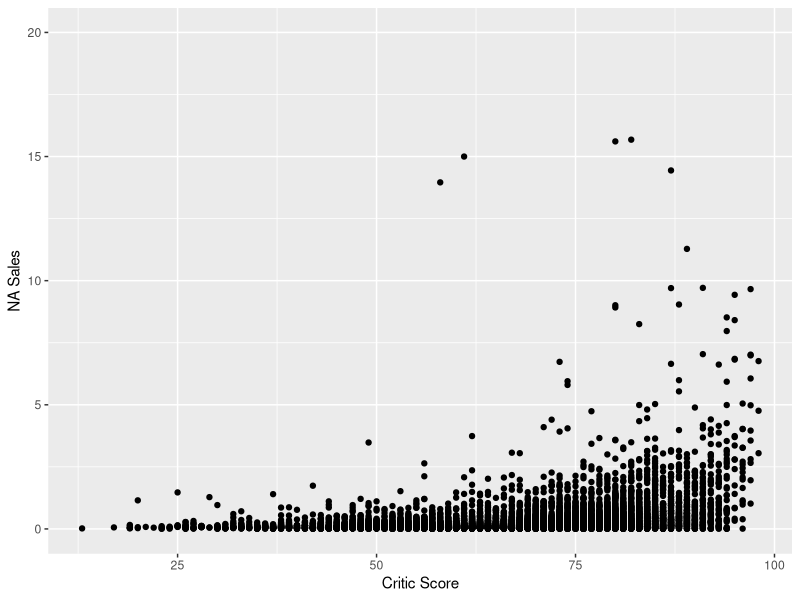

This chart was generated by the following R code:
## ---- chunk 1
#Loading Libraries
library(tidyverse)

#Loading Dataset
vgs <- read.csv('replaced variables.csv')

#Transforming variables to appropriate data types
vgs$NA_Sales<-as.numeric(vgs$NA_Sales)
vgs$EU_Sales<-as.numeric(vgs$EU_Sales)
vgs$JP_Sales<-as.numeric(vgs$JP_Sales)
vgs$Other_Sales<-as.numeric(vgs$Other_Sales)
vgs$Platform <- as.factor(vgs$Platform)
vgs$Publisher <- as.factor(vgs$Genre)
vgs$Genre <- as.factor(vgs$Genre)
vgs$Developer <- as.factor(vgs$Developer)
vgs$Rating <- as.factor(vgs$Rating)
vgs$Year_of_Release <- as.factor(vgs$Year_of_Release)
vgs$User_Score <- as.numeric(vgs$User_Score)
vgs$Name <- as.character(vgs$Name)
vgs$User_Score <- vgs$User_Score * 10

#Replacing empty entries with NA
vgs$Rating[vgs$Rating %in% c("")]<- NA
vgs$Rating <-factor(vgs$Rating)
vgs$Developer[vgs$Developer %in% c("")]<- NA
vgs$Developer <-factor(vgs$Developer)
vgs$Genre[vgs$Genre %in% c("")]<- NA
vgs$Genre <-factor(vgs$Genre)
## ---- chunk 2
summary(vgs$NA_Sales, na.rm = TRUE) # summarize the variable NA_Sales
sd(vgs$NA_Sales, na.rm = TRUE) # find the standard deviation
IQR(vgs$NA_Sales, na.rm = TRUE) # find the IQR
## ---- chunk 3

## ---- chunk 4

## ---- chunk 5

## ---- chunk 6
ggplot(vgs, aes(Critic_Score, NA_Sales)) + geom_point() +ylab('NA Sales') + xlab('Critic Score') + ylim(0, 20)
